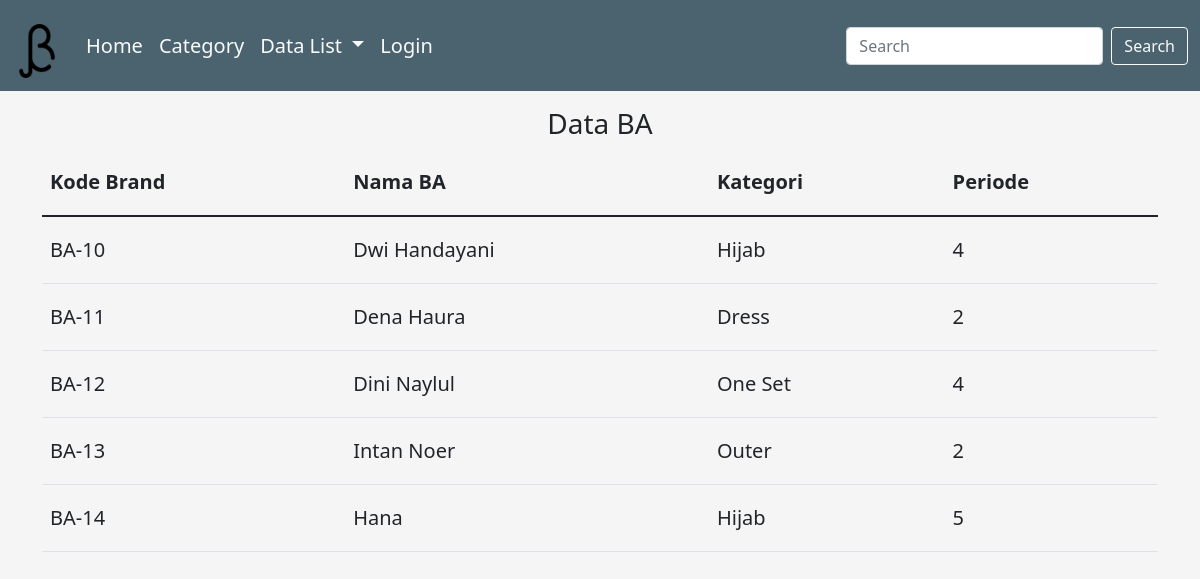
Page /brand/ on the committed database.
### dashboard/models.py (models this page shows, shortened)
class Brand(models.Model):
    kodebrand=models.CharField(max_length=8)
    namaba=models.CharField(max_length=50)
    kategori=models.CharField(max_length=50)
    periode=models.IntegerField()
    timestamp=models.DateTimeField(auto_now_add=True)

### dashboard/views.py (the view)
# urls.py: path('brand/', Brand_View),
def Brand_View(request):
    brands = Brand.objects.all()
    title = "Data Brand"
    konteks = {
        'brands': brands,
        'titlenya': title,
    }
    return render(request, 'tampil_brand.html', konteks)

### templates/tampil_brand.html
{% extends 'base.html' %}
{% load static %}
{% block konten %}
<h3 class="text-center">Data BA</h3>
<div class="container">
    <table class="table table-bordered-sm">
        <thead>
            <tr>
                <th>Kode Brand</th>
                <th>Nama BA</th>
                <th>Kategori</th>
                <th>Periode</th>
            </tr>
        </thead>
        <tbody>
            {% for Brand in brands %}
            <tr>
                <td>{{ Brand.kodebrand }}</td>
                <td>{{ Brand.namaba }}</td>
                <td>{{ Brand.kategori }}</td>
                <td>{{ Brand.periode }}</td>
            </tr>
            {% endfor %}
        </tbody>
    </table>
</div>
{% endblock %}

### static/css/signin.css (style rules this page uses)
html, body { height: 100%; }
body { align-items: center; padding-bottom: 40px; background-color: #f5f5f5; }

### rows in the picture
Brand: kodebrand "BA-10", namaba "Dwi Handayani", kategori "Hijab", periode "4"
Brand: kodebrand "BA-11", namaba "Dena Haura", kategori "Dress", periode "2"
Brand: kodebrand "BA-12", namaba "Dini Naylul", kategori "One Set", periode "4"
Brand: kodebrand "BA-13", namaba "Intan Noer", kategori "Outer", periode "2"
Brand: kodebrand "BA-14", namaba "Hana", kategori "Hijab", periode "5"
